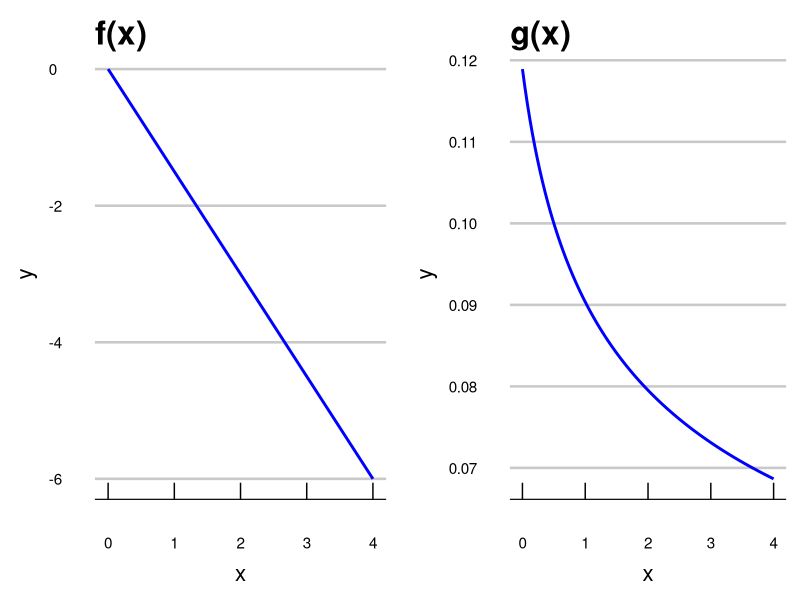
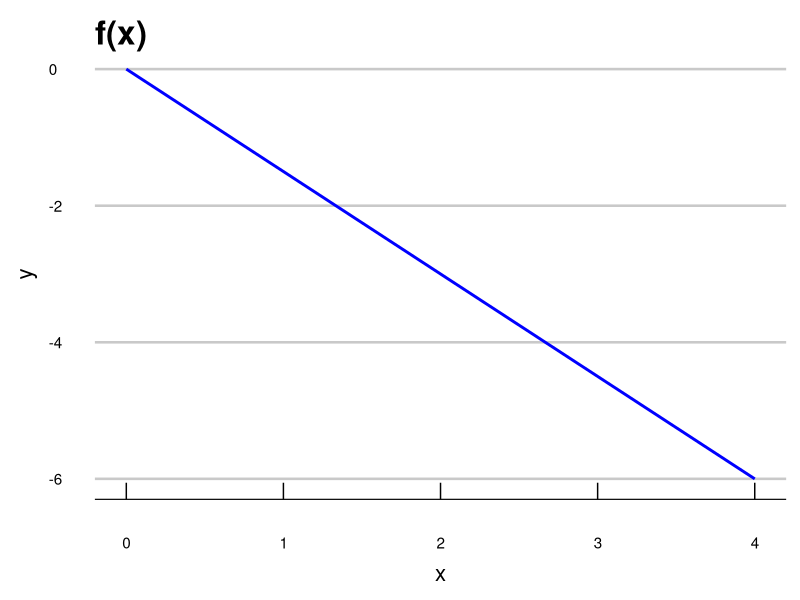
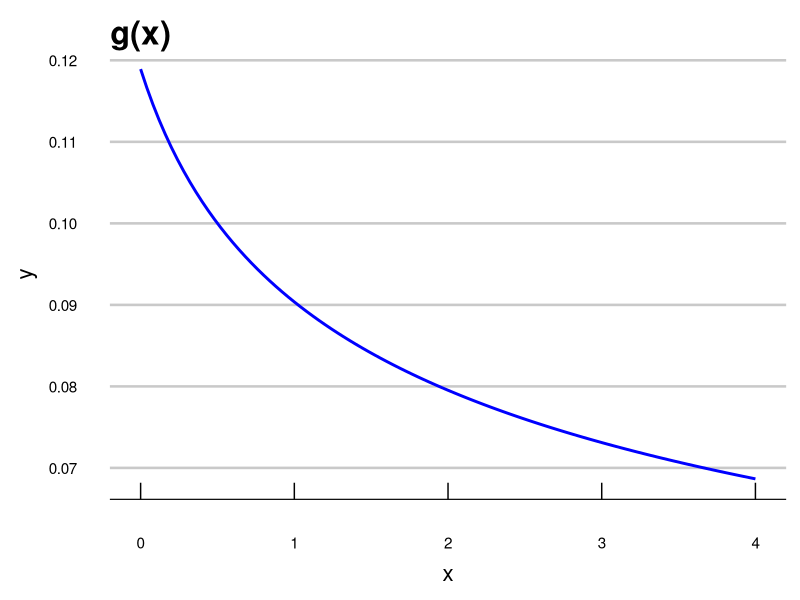

Generate these figures, in order, with R:
## ---- chunk 1
library(tidyverse)
library(ggthemes)
library(gridExtra)

f <- function(x){return(-1.5*x)}
p1 <- data.frame(x = seq(0, 4, by = 0.1)) %>%
  ggplot(aes(x = x)) +
  stat_function(fun = f, col = "blue", linewidth = 1) +
  theme_economist_white(base_size = 24) +
  ggtitle("f(x)") +
  theme(panel.background = element_rect("white"),
        plot.background = element_rect(fill = "white"),
        axis.title.y = element_text(size = 16,
                                    margin = margin(
                                      t = 0, 
                                      r = 10,
                                      b = 0, 
                                      l = 0)),
        axis.title.x = element_text(size = 16,
                                    margin = margin(
                                      t = 10, 
                                      r = 0,
                                      b = 0, 
                                      l = 0)),
        title = element_text(size = 16)
  )

g <- function(x){return(0.1/((x + 0.5)^0.25))}
p2 <- data.frame(x = seq(0, 4, by = 0.1)) %>%
  ggplot(aes(x = x)) +
  stat_function(fun = g, col = "blue", linewidth = 1) +
  theme_economist_white(base_size = 24) +
  ggtitle("g(x)") +
  theme(panel.background = element_rect("white"),
        plot.background = element_rect(fill = "white"),
        axis.title.y = element_text(size = 16,
                                    margin = margin(
                                      t = 0, 
                                      r = 10,
                                      b = 0, 
                                      l = 0)),
        axis.title.x = element_text(size = 16,
                                    margin = margin(
                                      t = 10, 
                                      r = 0,
                                      b = 0, 
                                      l = 0)),
        title = element_text(size = 16)
  ) 

grid.arrange(p1, p2, ncol = 2)
## ---- chunk 2
p1
## ---- chunk 3
p2
